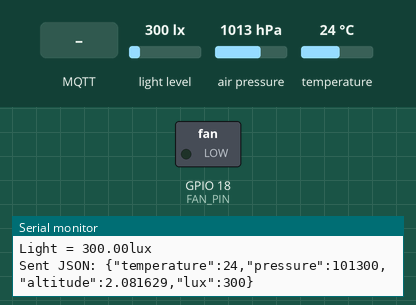
This program was run on a simulated ESP32. Parts: switched loads named in the program (green lamp = pin HIGH), the last lines printed to the serial monitor. The inputs (shaded band) are chosen by the test bench; at power-on: light level 300 lx, air pressure 1013 hPa, temperature 24 °C. WiFi joins after 1.5 s; servers stay silent unless stated; random numbers use the default seed unless the program sets one; no MQTT or app messages arrive unless stated.

Above: at 3.2 s.
3.3 s: MQTT message "true" arrives on the first subscribed topic
At 3.8 s:
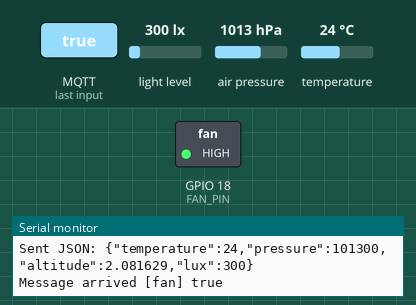
4.8 s: MQTT message "false" arrives on the first subscribed topic
At 6.2 s:
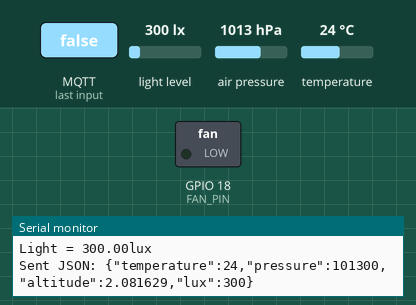
Timing chart, 0 to 7.8 s (numbered marks = the images above; inputs shaded):
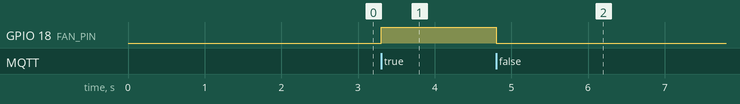

The program:

main.cpp
```cpp
#include <Arduino.h>
#include <Wire.h>
#include <SPI.h>
#include <Adafruit_Sensor.h>
#include <Adafruit_BMP085.h>
#include <Adafruit_TSL2561_U.h>
#include <ArduinoJson.h>
#include "wifimqtt.h"

// Define your LED pin
byte FAN_PIN = 18;
Adafruit_BMP085 bmp;
Adafruit_TSL2561_Unified tsl = Adafruit_TSL2561_Unified(TSL2561_ADDR_FLOAT, 12345);

unsigned long previousMillis = 0; // Initialize to 0 for proper timing
const long interval = 3000;
float temperature, pressure, altitude, lux;

void connectAP() {
  Serial.println("Connecting to WiFi...");
  WiFi.begin(ssid, password);
  int attempts = 0;
  while (WiFi.status() != WL_CONNECTED) {
    delay(1000);
    Serial.print(".");
    attempts++;
    if (attempts > 30) {
      Serial.println("WiFi connection failed. Restarting...");
      ESP.restart();
    }
  }
  Serial.println("WiFi connected!");
}

void configureSensor() {
  tsl.enableAutoRange(true);            // Auto-gain
  tsl.setIntegrationTime(TSL2561_INTEGRATIONTIME_13MS);  // Fastest
  // tsl.setIntegrationTime(TSL2561_INTEGRATIONTIME_101MS);  // Medium
  // tsl.setIntegrationTime(TSL2561_INTEGRATIONTIME_402MS);  // Longest

  Serial.println("Sensor configured");
}

void sensorReading() {
  Serial.print("Temperature = ");
  temperature = bmp.readTemperature();
  Serial.print(temperature);
  Serial.println(" *C");

  Serial.print("Pressure = ");
  pressure = bmp.readPressure();
  Serial.print(pressure);
  Serial.println(" Pa");

  Serial.print("Altitude = ");
  altitude = bmp.readAltitude();
  Serial.print(altitude);
  Serial.println(" meters");

  sensors_event_t event;
  tsl.getEvent(&event);

  if (event.light) {
    Serial.print("Light = ");
    lux = event.light;
    Serial.print(lux);
    Serial.println("lux");
  } else {
    Serial.println("Sensor overload");
  }
}

void sendSensorValuesMQTT(){
  DynamicJsonDocument doc(1024);
  doc["temperature"] = temperature;
  doc["pressure"] = pressure;
  doc["altitude"] = altitude;
  doc["lux"] = lux;
  char buffer[256];
  serializeJson(doc, buffer);
  client.publish("weatherstation", buffer);

  //  Print the JSON string to Serial for debugging purposes
  Serial.print("Sent JSON: ");
  Serial.println(buffer);
}

void setup() {
  Serial.begin(115200); // Initialize serial communication
  pinMode(FAN_PIN, OUTPUT);

  if (!bmp.begin()) {
    Serial.println("Could not find a valid BMP085 sensor, check wiring!");
    while (1) {}
  }
  if (!tsl.begin()) {
    Serial.print("No TSL2561 sensor found. Check wiring!");
    while (1);
  }

  configureSensor();

  // Call the connectAP function to connect to WiFi
  connectAP();

  // Initialize MQTT client
  client.setServer(mqtt_server, 1884); // Use default MQTT port 1883
  client.setCallback(callback);
}

void loop() {
  // Check MQTT connection and reconnect if necessary
  if (!client.connected()) {
    reconnect();
  }

  // Maintain MQTT connection
  client.loop();

  // Blink LED every second
  unsigned long currentMillis = millis();
  if (currentMillis - previousMillis >= interval) {
    previousMillis = currentMillis;
    sensorReading();
    sendSensorValuesMQTT();
  }
  // digitalWrite(LED_PIN, !digitalRead(LED_PIN));
  // client.publish("tonodered", "hellofromesp32");
}
```

credentials.h
```cpp
const char* ssid = "StormFiber-ff78";
const char* password = "wlandb0087";
```

wifimqtt.h
```cpp
#ifndef WIFIMQTT_H
#define WIFIMQTT_H

#include <Arduino.h>
#include <WiFi.h>
#include <PubSubClient.h>
#include <ArduinoJson.h>
#include "credentials.h"
extern byte FAN_PIN;
// MQTT
String clientID = "ESP32-";
const char *mqtt_server = "192.168.1.6";
const char *mqtt_user = "ahsan";
const char *mqtt_password = "34501";

WiFiClient espClient;
PubSubClient client(espClient);

void reconnect() {
  while (!client.connected()) {
    Serial.println("Connecting to MQTT...");
    String newClientID = clientID + String(random(0xffff), HEX);
    if (client.connect(newClientID.c_str(), mqtt_user, mqtt_password)) {
      Serial.println("Connected to MQTT");
      client.subscribe("fan"); // Subscribe to the topic
    } else {
      Serial.print("Failed, rc=");
      Serial.print(client.state());
      Serial.println(" try again in 5 seconds");
      delay(5000);
    }
  }
}

void callback(char *topic, byte *message, unsigned int length) {
  String messageTemp;
  for (unsigned int i = 0; i < length; i++) {
    messageTemp += (char)message[i];
  }
  Serial.print("Message arrived [");
  Serial.print(topic);
  Serial.print("] ");
  Serial.println(messageTemp);
  if (messageTemp == "true") {
    digitalWrite(FAN_PIN, HIGH);
  } else if (messageTemp == "false") {
    digitalWrite(FAN_PIN, LOW);
  }
}

#endif
```

Measured:
- after the input at 3.3 s, GPIO 18 (FAN_PIN): LOW → HIGH at once
- after the input at 4.8 s, GPIO 18 (FAN_PIN): HIGH → LOW at once
